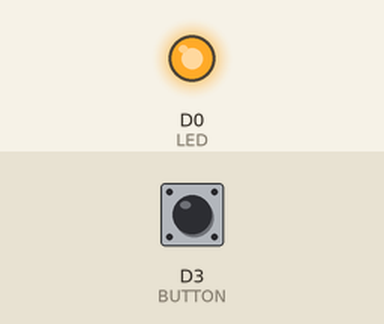
The sketch below on a simulated ESP8266 (NodeMCU). Shown: output pins drawn as LEDs (lit = HIGH). Inputs (shaded band) come from the test bench; at power-on: D3 (BUTTON) HIGH.

Above: at 1.2 s.
1.3 s: D3 (BUTTON) pulled LOW for 0.15 s
At 1.37 s:
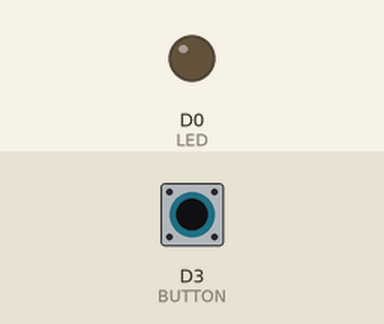
2.9 s: D3 (BUTTON) pulled LOW for 3.2 s
At 6.5 s:
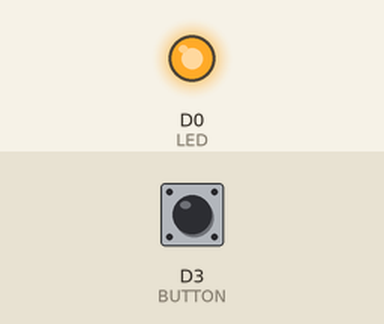
Timing chart, 0 to 8.0 s (numbered marks = the images above; inputs shaded):
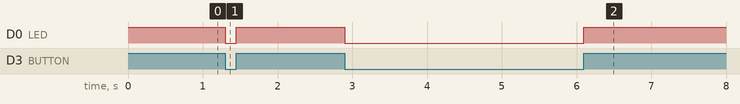

Measured:
- after the input at 1.3 s, D0 (LED): HIGH → LOW at once, → HIGH 0.15 s later
- after the input at 2.9 s, D0 (LED): HIGH → LOW at once, → HIGH 3.2 s later

The sketch:

interruptsLed.ino
```cpp
#define BUTTON D3
#define LED    D0
boolean state = true;

void toggle() {
    state = !state;
    digitalWrite(LED, state);
}

void setup() {
  // Setup Serial
  Serial.begin(115200);

  // Setup Pins
  pinMode(BUTTON, INPUT);
  pinMode(LED, OUTPUT);
  digitalWrite(LED, HIGH);

  // Setup Interrupts. Experiment with FALLING, RISING and CHANGE
 attachInterrupt(digitalPinToInterrupt(BUTTON) , toggle , CHANGE);
}

void loop() {
 // Nothing to do here
}
```
